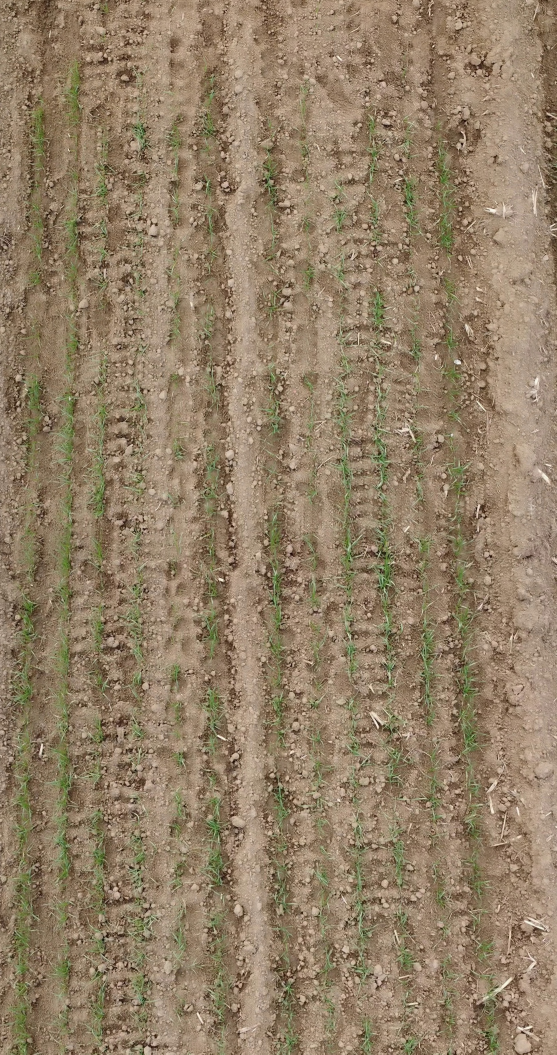
#> input picture Wheat/Vedio_util/final-2.jpg, 1670 x 3163 px (shown at 1/3 size)
$ python shear.py
#> lines starting #> are read from the running program, lines starting #| are printed output that depends on the picture
#> further down, img is the input picture: shape (3163, 1670, 3); mean B, G, R 102.7, 127.9, 146.9
########################################################################
# This software is Copyright 2022 The Regents of Shandong Agricultural University.
# All Rights Reserved.
#
# Permission to copy, modify, and distribute this software and its
# documentation for educational, research and non-profit purposes, without fee,
# and without a written agreement is hereby granted, provided that the above
# copyright notice, this paragraph and the following two paragraphs appear
# in all copies.
#
# This software program and documentation are copyrighted by The Regents of
# Shandong Agricultural University. The software program and documentation are supplied
# "as is", without any accompanying services from The Regents. The Regents does
# not warrant that the operation of the program will be uninterrupted or
# error-free. The end-user understands that the program was developed for
# research purposes and is advised not to rely exclusively on the program for
# any reason.
#

#Author: Qikun Zhao, Chuanfeng Zhao (https://github.com/14385423,https://github.com/ZCFzhaochuanfei)
#For commermical usage, please contact corresponding author (johnsunx1@yahoo.com)
########################################################################


import cv2
import numpy as np

def crop(img, save_dir, direction='w', sub=2000):
#> called with save_dir = './sheared', direction = 'w', sub = 1000
    crop_list = []
    img = np.array(img)
    w, h, channel = img.shape
#> w = 3163; h = 1670; channel = 3
    if (direction == 'h'):
        w = h
    for i in range(0, w - 1, sub):
        if (w - i - 1 <= 1.5 * sub and i + 2 * sub > w - 1):
            crop_list.append([i, w - 1])
            break
        crop_list.append([i, i + sub - 1])
#> after the loop, crop_list = [[0, 999], [1000, 1999], [2000, 3162]]
    for i in crop_list:
        if (direction == 'h'):
            tmp = img[:, i[0]:i[1]]
        elif (direction == 'w'):
            tmp = img[i[0]:i[1]]
        cv2.imwrite(save_dir + '/' + str(i[0]) + '-' + str(i[1]) + '.jpg', tmp)
#> this loop made 3 passes
#> pass 1, in crop, `tmp = img[i[0]:i[1]]`:
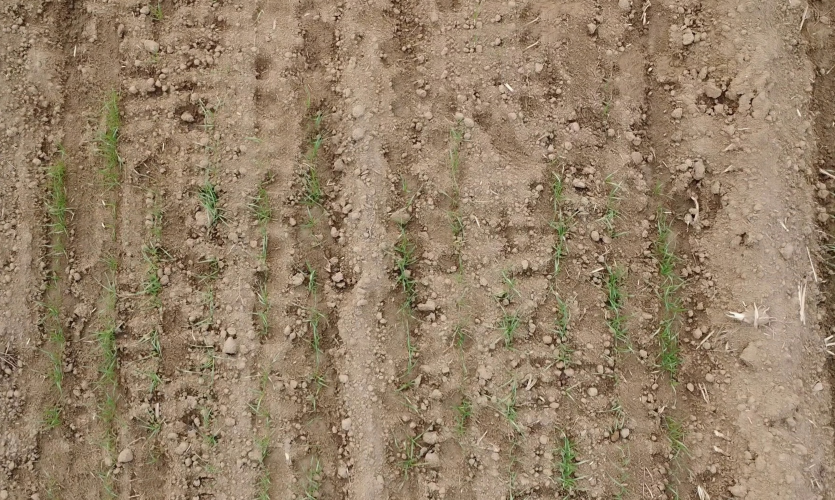
#> tmp: shape (999, 1670, 3) (shown at 1/2 size); mean B, G, R 103.7, 128.8, 149.7
#> pass 2, in crop, `tmp = img[i[0]:i[1]]`:
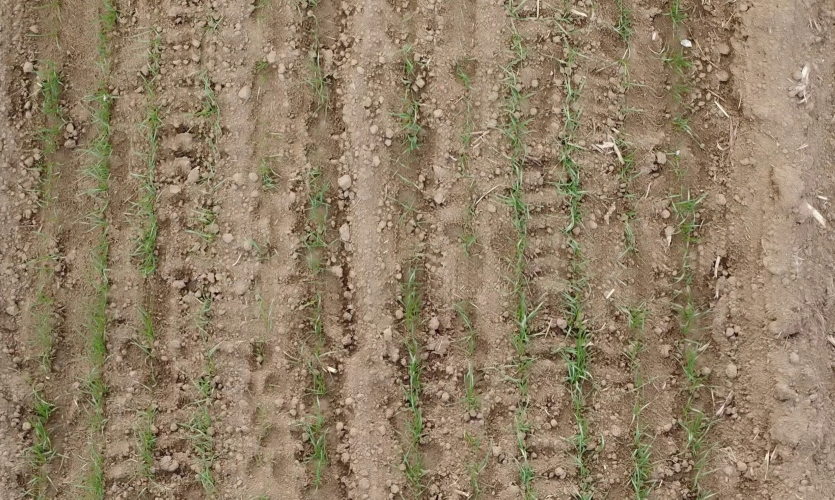
#> tmp: shape (999, 1670, 3) (shown at 1/2 size); mean B, G, R 102.7, 127.9, 146
#> pass 3, in crop, `tmp = img[i[0]:i[1]]`:
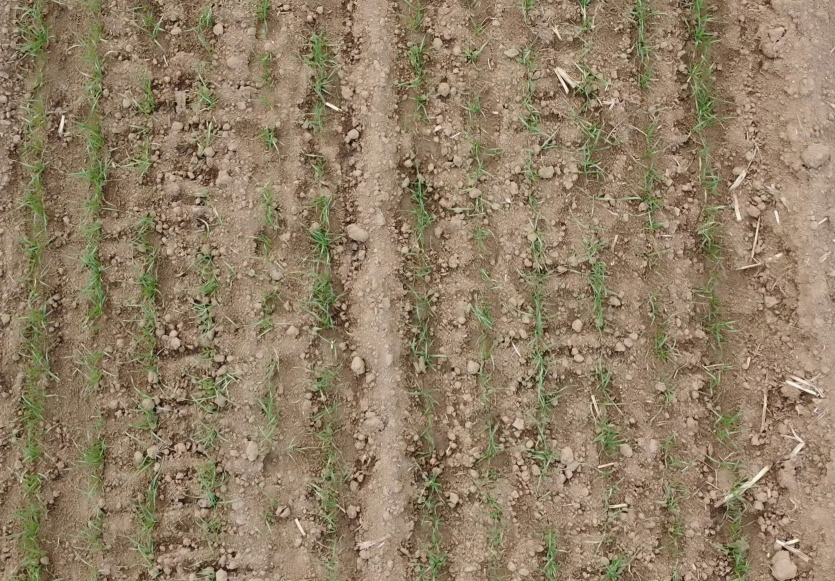
#> tmp: shape (1162, 1670, 3) (shown at 1/2 size); mean B, G, R 101.8, 127.2, 145.2

if __name__ == '__main__':

    src = 'final-2.jpg'
    img = cv2.imread(src)
    save_path = './sheared'
    crop(img, save_dir=save_path, direction='w', sub=1000)
